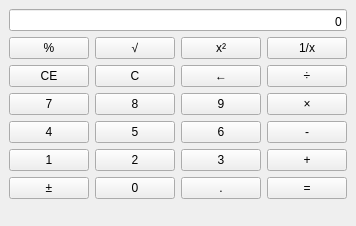
<?xml version="1.0" encoding="UTF-8"?>
<ui version="4.0">
 <class>Calculator</class>
 <widget class="QMainWindow" name="Calculator">
  <property name="geometry">
   <rect>
    <x>0</x>
    <y>0</y>
    <width>340</width>
    <height>226</height>
   </rect>
  </property>
  <property name="sizePolicy">
   <sizepolicy hsizetype="Fixed" vsizetype="Fixed">
    <horstretch>0</horstretch>
    <verstretch>0</verstretch>
   </sizepolicy>
  </property>
  <property name="maximumSize">
   <size>
    <width>340</width>
    <height>226</height>
   </size>
  </property>
  <property name="windowTitle">
   <string>Calculator</string>
  </property>
  <widget class="QWidget" name="centralwidget">
   <property name="sizePolicy">
    <sizepolicy hsizetype="Fixed" vsizetype="Fixed">
     <horstretch>0</horstretch>
     <verstretch>0</verstretch>
    </sizepolicy>
   </property>
   <layout class="QVBoxLayout" name="verticalLayout_2">
    <property name="sizeConstraint">
     <enum>QLayout::SetFixedSize</enum>
    </property>
    <item>
     <widget class="QLineEdit" name="result">
      <property name="enabled">
       <bool>true</bool>
      </property>
      <property name="sizePolicy">
       <sizepolicy hsizetype="Expanding" vsizetype="Fixed">
        <horstretch>0</horstretch>
        <verstretch>0</verstretch>
       </sizepolicy>
      </property>
      <property name="text">
       <string>0</string>
      </property>
      <property name="alignment">
       <set>Qt::AlignBottom|Qt::AlignRight|Qt::AlignTrailing</set>
      </property>
      <property name="readOnly">
       <bool>true</bool>
      </property>
     </widget>
    </item>
    <item>
     <layout class="QVBoxLayout" name="verticalLayout">
      <property name="sizeConstraint">
       <enum>QLayout::SetFixedSize</enum>
      </property>
      <item>
       <layout class="QHBoxLayout" name="horizontalLayout">
        <item>
         <widget class="QPushButton" name="PercentButton">
          <property name="text">
           <string>%</string>
          </property>
         </widget>
        </item>
        <item>
         <widget class="QPushButton" name="SquareRootButton">
          <property name="text">
           <string>√</string>
          </property>
         </widget>
        </item>
        <item>
         <widget class="QPushButton" name="PowerTwoButton">
          <property name="text">
           <string>x²</string>
          </property>
         </widget>
        </item>
        <item>
         <widget class="QPushButton" name="DivideBy1Button">
          <property name="text">
           <string>1/x</string>
          </property>
         </widget>
        </item>
       </layout>
      </item>
      <item>
       <layout class="QHBoxLayout" name="horizontalLayout_2">
        <item>
         <widget class="QPushButton" name="CEButton">
          <property name="text">
           <string>CE</string>
          </property>
         </widget>
        </item>
        <item>
         <widget class="QPushButton" name="CButton">
          <property name="text">
           <string>C</string>
          </property>
         </widget>
        </item>
        <item>
         <widget class="QPushButton" name="backSpaceButton">
          <property name="text">
           <string>←</string>
          </property>
         </widget>
        </item>
        <item>
         <widget class="QPushButton" name="DivideButton">
          <property name="text">
           <string>÷</string>
          </property>
         </widget>
        </item>
       </layout>
      </item>
      <item>
       <layout class="QHBoxLayout" name="horizontalLayout_3">
        <item>
         <widget class="QPushButton" name="SevenButton">
          <property name="text">
           <string>7</string>
          </property>
         </widget>
        </item>
        <item>
         <widget class="QPushButton" name="EightButton">
          <property name="text">
           <string>8</string>
          </property>
         </widget>
        </item>
        <item>
         <widget class="QPushButton" name="NineButton">
          <property name="text">
           <string>9</string>
          </property>
         </widget>
        </item>
        <item>
         <widget class="QPushButton" name="MultiplyButton">
          <property name="text">
           <string>×</string>
          </property>
         </widget>
        </item>
       </layout>
      </item>
      <item>
       <layout class="QHBoxLayout" name="horizontalLayout_4">
        <item>
         <widget class="QPushButton" name="FourButton">
          <property name="text">
           <string>4</string>
          </property>
         </widget>
        </item>
        <item>
         <widget class="QPushButton" name="FiveButton">
          <property name="text">
           <string>5</string>
          </property>
         </widget>
        </item>
        <item>
         <widget class="QPushButton" name="SixButton">
          <property name="text">
           <string>6</string>
          </property>
         </widget>
        </item>
        <item>
         <widget class="QPushButton" name="MinusButton">
          <property name="text">
           <string>-</string>
          </property>
         </widget>
        </item>
       </layout>
      </item>
      <item>
       <layout class="QHBoxLayout" name="horizontalLayout_5">
        <item>
         <widget class="QPushButton" name="OneButton">
          <property name="text">
           <string>1</string>
          </property>
         </widget>
        </item>
        <item>
         <widget class="QPushButton" name="TwoButton">
          <property name="text">
           <string>2</string>
          </property>
         </widget>
        </item>
        <item>
         <widget class="QPushButton" name="ThreeButton">
          <property name="text">
           <string>3</string>
          </property>
         </widget>
        </item>
        <item>
         <widget class="QPushButton" name="PlusButton">
          <property name="text">
           <string>+</string>
          </property>
         </widget>
        </item>
       </layout>
      </item>
      <item>
       <layout class="QHBoxLayout" name="horizontalLayout_6">
        <item>
         <widget class="QPushButton" name="PlusMinusButton">
          <property name="text">
           <string>±</string>
          </property>
         </widget>
        </item>
        <item>
         <widget class="QPushButton" name="ZeroButton">
          <property name="text">
           <string>0</string>
          </property>
         </widget>
        </item>
        <item>
         <widget class="QPushButton" name="DotButton">
          <property name="text">
           <string>.</string>
          </property>
         </widget>
        </item>
        <item>
         <widget class="QPushButton" name="EqualButton">
          <property name="text">
           <string>=</string>
          </property>
         </widget>
        </item>
       </layout>
      </item>
     </layout>
    </item>
   </layout>
  </widget>
 </widget>
 <resources/>
 <connections/>
</ui>
